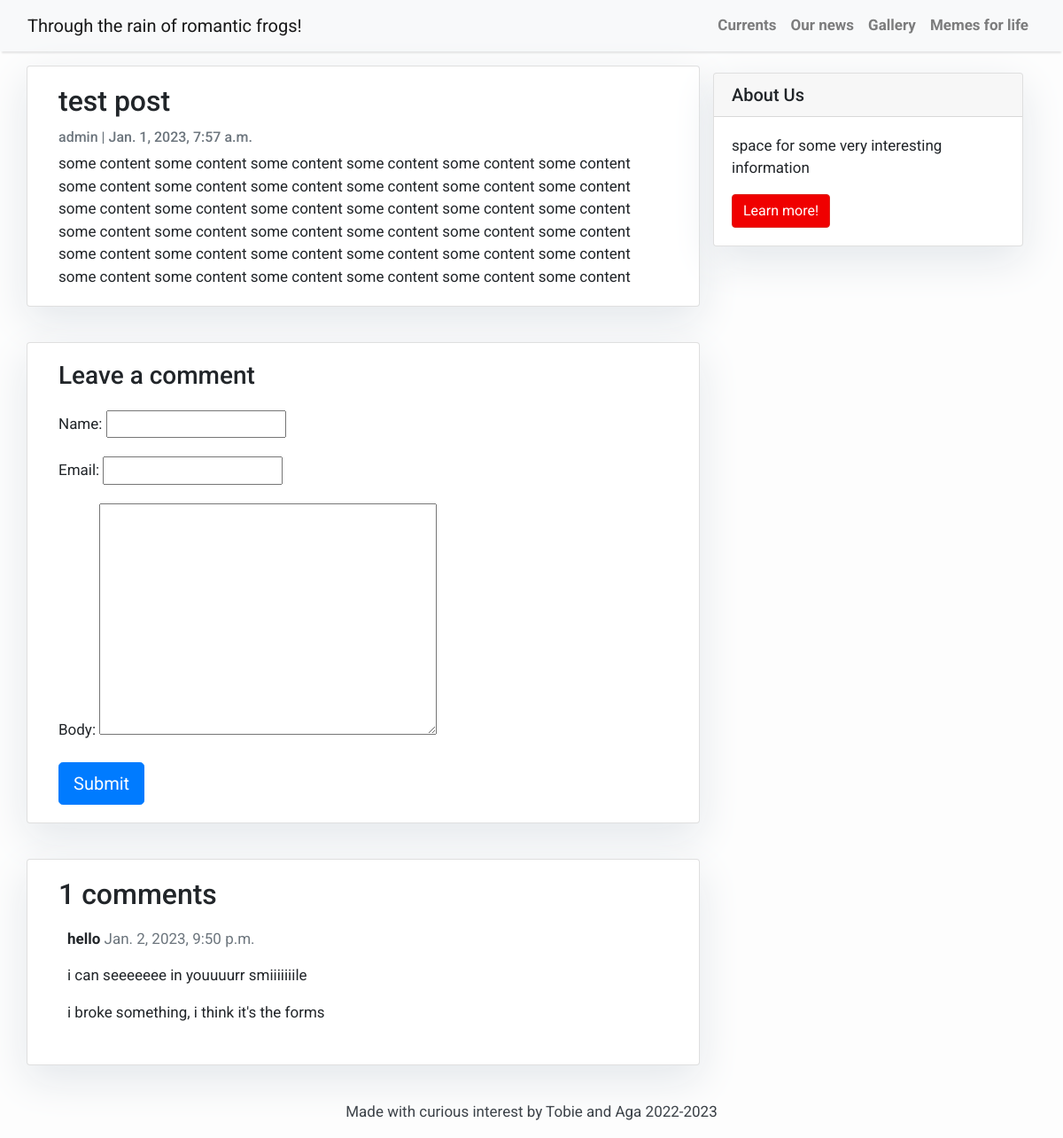
Page /test-post/ on the committed database.
### blog/models.py (models this page shows, shortened)
class Post(models.Model):
    title = models.CharField(max_length=200, unique=True)
    slug = models.SlugField(max_length=200, unique=True)
    author = models.ForeignKey(User, on_delete= models.CASCADE,related_name='blog_posts')
    updated_on = models.DateTimeField(auto_now= True)
    content = models.TextField()
    created_on = models.DateTimeField(auto_now_add=True)
    status = models.IntegerField(choices=STATUS, default=0)
    class Meta:
        ordering = ['-created_on']

class Comment(models.Model):
    post = models.ForeignKey(Post,on_delete=models.CASCADE,related_name='comments')
    name = models.CharField(max_length=80)
    email = models.EmailField()
    body = models.TextField()
    created_on = models.DateTimeField(auto_now_add=True)
    active = models.BooleanField(default=False)
    class Meta:
        ordering = ['created_on']

### blog/views.py (the view)
# urls.py: path('<slug:slug>/', views.post_detail, name='post_detail'), #deleted the .as_view() part
def post_detail(request, slug):
    template_name = 'post_detail.html'
    post = get_object_or_404(Post, slug=slug)
    comments = post.comments.filter(active=True)
    new_comment = None
    if request.method == 'POST':
        comment_form = CommentForm(data=request.POST)
        if comment_form.is_valid():
            new_comment = comment_form.save(commit=False)
            new_comment.post = post
            new_comment.save()
    else:
        comment_form = CommentForm()
    return render(request, template_name, {'post': post,
                                           'comments': comments,
                                           'new_comment': new_comment,
                                           'comment_form': comment_form})

### blog/forms.py
class CommentForm(forms.ModelForm):
    class Meta:
        model = Comment
        fields = ('name', 'email', 'body')

### templates/post_detail.html (shortened to what this page needs)
{% extends 'base.html' %} {% block content %}
<div class="container">
  <div class="row">
            <div class="col-md-8 card mb-4  mt-3 left  top">
                <div class="card-body">
                    <h2 class="card-title">{{ post.title }}</h2>
                    <p class="card-text text-muted h6">{{ post.author }} | {{ post.created_on}} </p>
                    <p class="card-text">{{post.content}}</p>
                </div>
            </div>
    {% block sidebar %} {% include 'sidebar.html' %} {% endblock sidebar %}
    <div class="col-md-8 card mb-4  mt-3 ">
      <div class="card-body">
        {% if new_comment %}
        <div class="alert alert-success" role="alert">
          Your comment is awaiting moderation
        </div>
        {% else %}
        <h3>Leave a comment</h3>
        <form method="post" style="margin-top: 1.3em;">
          {{ comment_form.as_p }}
          <button type="submit" class="btn btn-primary  btn-lg">Submit</button>
        </form>
        {% endif %}
      </div>
    </div>
    <div class="col-md-8 card mb-4  mt-3 ">
      <div class="card-body">
        <h2>{{ comments.count }} comments</h2>
        {% for comment in comments %}
        <div class="comments" style="padding: 10px;">
          <p class="font-weight-bold">
            {{ comment.name }}
            <span class=" text-muted font-weight-normal">
              {{ comment.created_on }}
            </span>
          </p>
          {{ comment.body | linebreaks }}
        </div>
        {% endfor %}
      </div>
    </div>
  </div>
</div>
{% endblock content %}

### templates/base.html (style rules this page uses)
body { font-family: "Roboto", sans-serif; font-size: 17px; background-color: #fdfdfd; }

### templates/sidebar.html (style rules this page uses)
.card { box-shadow: 0 16px 48px #E3E7EB; }

### rows in the picture
Post: title "test post", author "admin", created_on "Jan. 1, 2023, 7:57 a.m.", content "some content some content some content some content some content some content some content some content some content some content some content some content some content some content some content some content some content some content some content some content some content some content some content some content some content some content some content some content some content some content some content some content some content some content some content some content"
Comment: name "hello", created_on "Jan. 2, 2023, 9:50 p.m.", body "i can seeeeeee in youuuurr smiiiiiiile i broke something, i think it's the forms"

### other values in the picture
{{ comments.count }} "1"
